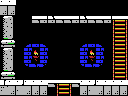

A level layout from a 2D game, rendered from its tile map. Below: a short description, then the map file with its tile-grid data intact:
An orthogonal 16x12 tile map with 8x8 px tiles, 1 tile layer (Tile Layer 1) and 3 objects (2x item, 4x4-item).

<map version="1.0" orientation="orthogonal" renderorder="right-down" width="16" height="12" tilewidth="8" tileheight="8" nextobjectid="4">
 <properties>
  <property name="down" value="stairs" />
  <property name="right" value="hole" />
  <property name="up" value="hole" />
 </properties>
 <tileset firstgid="1" name="tiles" tilewidth="8" tileheight="8" tilecount="256" columns="16">
  <image source="tiles.png" width="128" height="128" />
 </tileset>
 <layer name="Tile Layer 1" width="16" height="12">
  <data encoding="csv">
156,156,1,1,1,1,1,1,1,1,1,1,1,1,1,1,
152,152,1,1,1,1,1,1,1,1,1,1,1,1,1,1,
196,197,1,1,144,254,143,144,144,254,143,144,144,254,105,106,
212,213,1,1,1,1,1,1,1,1,1,1,1,1,249,168,
228,229,1,1,1,1,1,1,1,1,1,1,1,1,249,168,
244,245,1,150,167,201,1,1,1,1,150,167,201,1,249,168,
196,197,1,189,99,189,1,1,1,1,189,99,189,1,249,168,
212,213,1,189,130,189,1,1,1,1,189,130,189,1,249,168,
228,229,1,161,131,193,1,1,1,1,161,131,193,1,249,168,
244,245,1,1,1,1,1,1,1,1,1,1,1,1,249,168,
151,156,247,156,156,156,144,105,106,144,156,247,156,156,156,156,
153,152,153,152,152,152,1,249,168,1,152,153,152,152,152,152
</data>
 </layer>
 <objectgroup name="objects">
  <object id="1" type="4x4-item" x="48" y="48" width="32" height="32" />
  <object id="2" type="item" x="80" y="64" width="16" height="16" />
  <object id="3" type="item" x="32" y="64" width="16" height="16" />
 </objectgroup>
</map>
